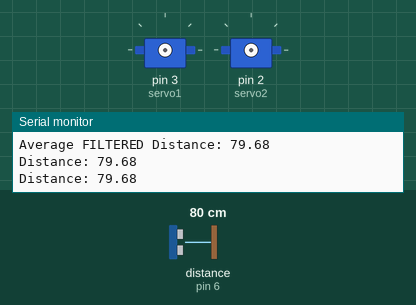
Recording of a sketch running on a simulated Arduino Uno, built with avr-gcc and run on an emulated ATmega328P. On the bench: 2 × servo, the last lines printed to the serial monitor. Wiring (inferred from the names in the program): ultrasonic range finder: trigger pin 7; echo pin 6. Inputs (shaded band) come from the test bench; at power-on: distance to the obstacle (sensor on pin 6) 80 cm. The echo pulse lasts 58.3 µs per cm.

Above: at 1.2 s.
1.3 s: distance to the obstacle (sensor on pin 6) set to 23 cm
3.2 s: distance to the obstacle (sensor on pin 6) set to 18 cm
At 6.1 s:
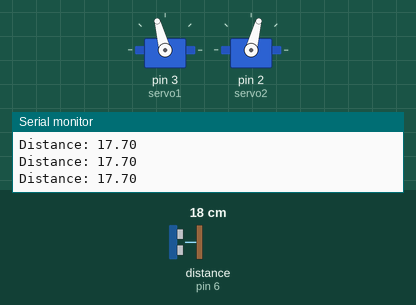
6.2 s: distance to the obstacle (sensor on pin 6) set to 35 cm
At 7.28 s:
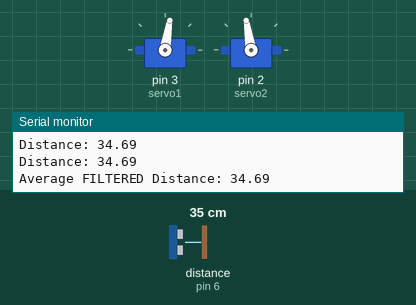
9.2 s: distance to the obstacle (sensor on pin 6) set to 17 cm
At 10.44 s:
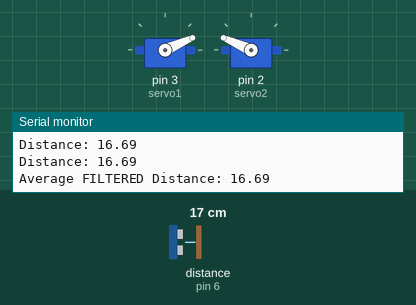
12.2 s: distance to the obstacle (sensor on pin 6) set to 120 cm
At 13.41 s:
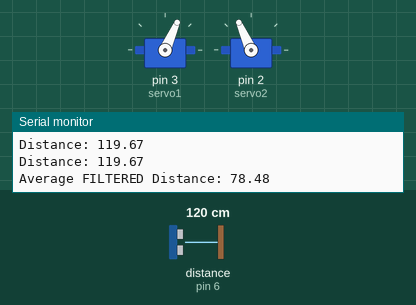
Timing chart, 0 to 16.2 s (numbered marks = the images above; inputs shaded):
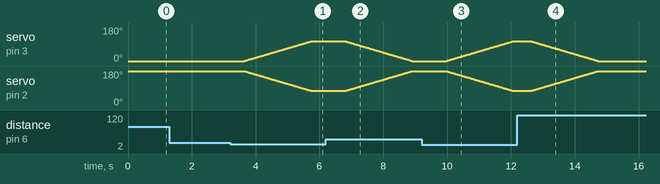

Measured:
- the behaviour switches between 21 and 20 cm on distance to the obstacle (sensor on pin 6) (found by bisection; images 0 and 1)
- after the input at 3.2 s, servo on pin 3 (servo1): moves from 0° to 105° over 2.1 s, starting after 0.45 s; servo on pin 2 (servo2): moves from 180° to 75° over 2.1 s, starting after 0.45 s
- after the input at 6.2 s, servo on pin 3 (servo1): moves from 105° to 0° over 2.1 s, starting after 0.61 s; servo on pin 2 (servo2): moves from 75° to 180° over 2.1 s, starting after 0.61 s
- after the input at 9.2 s, servo on pin 3 (servo1): moves from 0° to 105° over 2.1 s, starting after 0.77 s; servo on pin 2 (servo2): moves from 180° to 75° over 2.1 s, starting after 0.77 s
- after the input at 12.2 s, servo on pin 3 (servo1): moves from 105° to 0° over 2.1 s, starting after 0.44 s; servo on pin 2 (servo2): moves from 75° to 180° over 2.1 s, starting after 0.44 s

The sketch:

prototype2.ino
```cpp
#include <Servo.h>

Servo servo1;  // create servo object to control a servo
Servo servo2;
// twelve servo objects can be created on most boards

int pos = 0;    // variable to store the servo position
int incr = 1;

const int trigPin = 7;
const int echoPin = 6;
const int MAXANGLE = 105;
const int TOLERANCE = 0.1;
const int MAXDIST = 25; //cm
const int MINDIST = 20; //cm
int HISTORYLEN = 5;
bool frameOpen = false;
int MAXDISTANCEREADING = 3000;
int MINDISTANCEREADING = 1;


void setup() {
  pinMode(trigPin, OUTPUT);
  pinMode(echoPin, INPUT);
  Serial.begin(9600);
}

float getDistance() {
  float duration, distance;

  digitalWrite(trigPin, LOW);
  delayMicroseconds(2);
  digitalWrite(trigPin, HIGH);
  delayMicroseconds(10);
  digitalWrite(trigPin, LOW);

  noInterrupts();
  duration = pulseIn(echoPin, HIGH);
  interrupts();

  distance = (duration*.0343)/2;
  Serial.print("Distance: ");
  Serial.println(distance);
  delay(100);
  return distance;
}

float getDistanceWithoutOutliers() {
  float t_avg = 0.0;  //or double for higher precision
  float sumDistance = 0.0;
  float avg = 0.0;
  float distances[HISTORYLEN];

  for (int i = 0 ; i < HISTORYLEN; i++){
    distances[i] = getDistance();
    sumDistance += distances[i];
  }

  t_avg = sumDistance / HISTORYLEN;
  sumDistance = 0.0;
  int countMax = 0;

  //now get the average without the outliers
  for (int i = 0 ; i < HISTORYLEN; i++){
    if (distances[i] < MAXDISTANCEREADING) {
      sumDistance += distances[i];
    } else {
      countMax += 1;
    }
  }

  avg = sumDistance / HISTORYLEN;

  if (countMax >= HISTORYLEN-1) {
    return MAXDISTANCEREADING;
  } else {
    return avg;
  }

}


float getAngleFromDistance(float distance) {
  float angle = 0;
  if (distance < MAXDIST && distance > MINDIST) {
    angle = MAXANGLE*MINDIST/distance;
    angle = 0;
  } else if (distance <= MINDIST && distance >= 3) {
    angle = MAXANGLE;
  }
  return angle;
}

void writeToServos(int a, int b){
  if (a < b) {
    for (int i = a; i <= b; i++){
      servo1.write(i);
      servo2.write(180-i);
      delay(20);
    }
  } else if (a > b) {
    for (int i = a; i >= b; i--){
      servo1.write(i);
      servo2.write(180-i);
      delay(20);
    }
  }

}

void openFrame() {
  servo1.attach(3);
  servo2.attach(2);
  writeToServos(0, MAXANGLE);
  frameOpen = true;

  servo1.detach();
  servo2.detach();
}

void closeFrame() {

  servo1.attach(3);
  servo2.attach(2);
  writeToServos(MAXANGLE, 0);
  frameOpen = false;

  servo1.detach();
  servo2.detach();
}


void loop() {
  //if the reading is greater than the tolerance of the average then reject the reading
  float t_dist = getDistanceWithoutOutliers();
  Serial.print("Average FILTERED Distance: ");
  Serial.println(t_dist);


  if (t_dist <= MINDIST && t_dist > MINDISTANCEREADING && frameOpen == false) {
    openFrame();
  } else if (t_dist > MINDIST && frameOpen == true) {
    closeFrame();
  } else if (t_dist < MINDISTANCEREADING && frameOpen == true) {
    closeFrame();
  }

}
```
